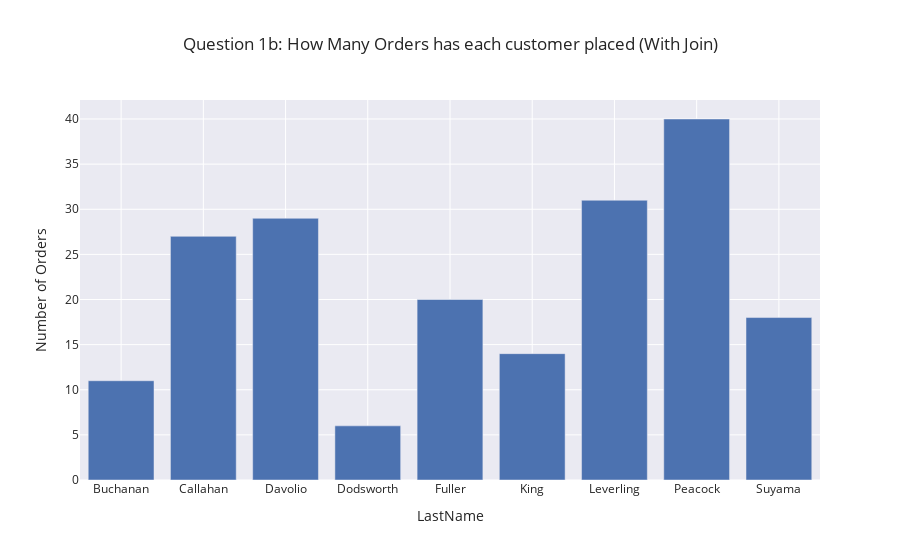

Source (notebook cell):
### Code cell
# Vertical Bar Chart:  Inventory value by Category
fig = px.bar(df_prod_cat_by_catname, 
             x='LastName', 
             y='ShipperID',
             #width=900,
             #height=400,
             template='seaborn',
             labels = {'ShipperID':'Number of Orders'},
             title='Question 1b: How Many Orders has each customer placed (With Join)')
fig.show()

### Figure 1 — Plotly figure (JSON) as saved in the notebook; plotly's stock layout.template omitted (floating-point values rounded to 4 significant figures)
{"data": [{"alignmentgroup": "True", "hovertemplate": "LastName=%{x}<br>Number of Orders=%{y}<extra></extra>", "legendgroup": "", "marker": {"color": "rgb(76,114,176)"}, "name": "", "offsetgroup": "", "orientation": "v", "showlegend": false, "textposition": "auto", "type": "bar", "x": ["Buchanan", "Callahan", "Davolio", "Dodsworth", "Fuller", "King", "Leverling", "Peacock", "Suyama"], "xaxis": "x", "y": [11, 27, 29, 6, 20, 14, 31, 40, 18], "yaxis": "y"}], "layout": {"autosize": true, "barmode": "relative", "legend": {"tracegroupgap": 0}, "title": {"text": "Question 1b: How Many Orders has each customer placed (With Join)"}, "xaxis": {"anchor": "y", "autorange": true, "domain": [0, 1], "range": [-0.5, 8.5], "title": {"text": "LastName"}, "type": "category"}, "yaxis": {"anchor": "x", "autorange": true, "domain": [0, 1], "range": [0, 42.11], "title": {"text": "Number of Orders"}, "type": "linear"}}}
